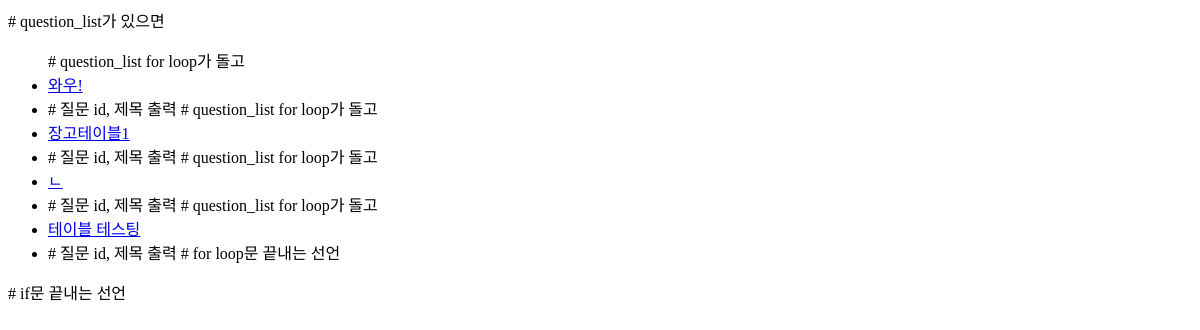
Before: /pybo/ with the older database file.
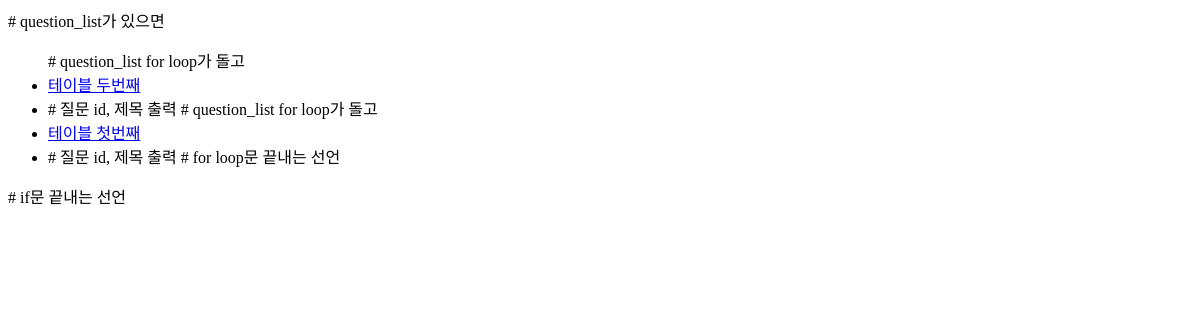
After: the same page with the newer database file.
### pybo/models.py (models this page shows, shortened)
class Question(models.Model): #models.model 이게 뭔지 아직모름
    subject = models.CharField(max_length=200,default='') #char값 크기 크기제한o
    content = models.TextField() #텍스트 영역 크기제한x
    create_date = models.DateTimeField() #dateTime

### pybo/views.py (the view)
# urls.py: path('',views.index, name='index'), #name값은 프로그램수정시의 번거로움을 제거하기위함
def index(request): #request값이 사용되지 않아 밑줄나옴
    question_list = Question.objects.order_by('-create_date') #- 는 역순출력임
    context = {'question_list':question_list}
    return render(request,'pybo/question_list.html',context)

### templates/pybo/question_list.html (shortened to what this page needs)
<!DOCTYPE html>
<html lang="ko">
<head>
</head>
<body>
{% if question_list %}	# question_list가 있으면
    <ul>
    {% for question in question_list %}	  # question_list for loop가 돌고
        <li><a href="{% url 'pybo:detail' question.id %}">{{ question.subject }}</a><li>	# 질문 id, 제목 출력
    {% endfor %}	# for loop문 끝내는 선언
    </ul>
    {% else %}	# question_list가 없으면
    <p>질문이 없습니다.</p>	# 질문 없다고 출력
    {% endif %}	# if문 끝내는 선언
</body>
</html>

Changed rows visible on the page:
removed Question: subject "와우!"
removed Question: subject "장고테이블1"
removed Question: subject "ㄴ"
added Question: subject "테이블 두번째"
changed Question: subject "테이블 테스팅" → "테이블 첫번째"
